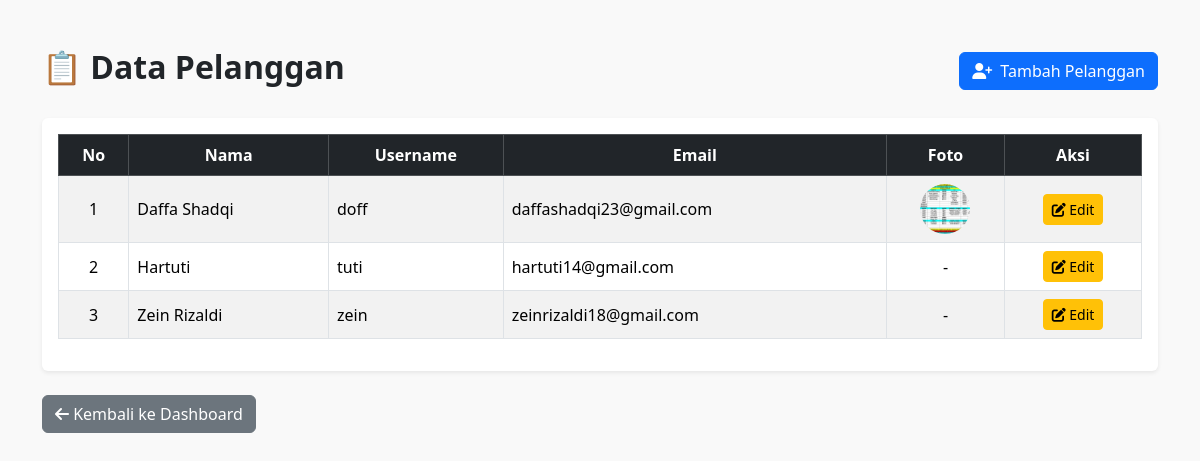
Screenshot of /pelanggan/index.php (signed in) with the database file from the repository.
### tables this page shows
CREATE TABLE `users` (
  `id_user` int(11) NOT NULL,
  `username` varchar(50) DEFAULT NULL,
  `email` varchar(100) DEFAULT NULL,
  `no_hp` varchar(15) DEFAULT NULL,
  `password` varchar(255) DEFAULT NULL,
  `nama_lengkap` varchar(100) DEFAULT NULL,
  `role` enum('admin','petugas','pelanggan') NOT NULL,
  `foto` varchar(100) DEFAULT NULL
);

### pelanggan/index.php (the view, shortened to what this page needs)
<?php
include '../config/koneksi.php';
$users = mysqli_query($conn, "SELECT * FROM users WHERE role = 'pelanggan'");
?>
<!DOCTYPE html>
<html>
<head>
    <link href="https://cdn.jsdelivr.net/npm/bootstrap@5.3.2/dist/css/bootstrap.min.css" rel="stylesheet">
    <link href="https://cdnjs.cloudflare.com/ajax/libs/font-awesome/6.5.0/css/all.min.css" rel="stylesheet">
</head>
<body style="background-color: #f9f9f9; font-family: 'Segoe UI', sans-serif;">
<div class="container mt-5 mb-5">
    <div class="d-flex justify-content-between align-items-center mb-4">
        <h2 class="fw-bold">📋 Data Pelanggan</h2>
        <a href="tambah.php" class="btn btn-primary">
            <i class="fas fa-user-plus me-2"></i>Tambah Pelanggan
        </a>
    </div>
    <div class="table-responsive shadow-sm rounded bg-white p-3">
        <table class="table table-bordered table-striped table-hover align-middle">
            <thead class="table-dark text-center">
                <tr>
                    <th>No</th>
                    <th>Nama</th>
                    <th>Username</th>
                    <th>Email</th>
                    <th>Foto</th>
                    <th>Aksi</th>
                </tr>
            </thead>
            <tbody>
                <?php $no = 1; while ($row = mysqli_fetch_assoc($users)) { ?>
                <tr>
                    <td class="text-center"><?= $no++ ?></td>
                    <td><?= $row['nama_lengkap'] ?></td>
                    <td><?= $row['username'] ?></td>
                    <td><?= $row['email'] ?></td>
                    <td class="text-center">
                        <?php if ($row['foto']) { ?>
                            <img src="../uploads/<?= $row['foto'] ?>" width="50" height="50" style="object-fit: cover; border-radius: 50%;">
                        <?php } else { echo '-'; } ?>
                    </td>
                    <td class="text-center">
                        <a href="edit.php?id=<?= $row['id_user'] ?>" class="btn btn-warning btn-sm">
                            <i class="fas fa-edit"></i> Edit
                        </a>
                    </td>
                </tr>
                <?php } ?>
            </tbody>
        </table>
    </div>
    <a href="../dashboard.php" class="btn btn-secondary mt-4">
        <i class="fas fa-arrow-left"></i> Kembali ke Dashboard
    </a>
</div>
</body>
</html>

### rows the page displays
users: nama_lengkap "Daffa Shadqi", username "doff", email "daffashadqi23@gmail.com", foto (picture)
users: nama_lengkap "Hartuti", username "tuti", email "hartuti14@gmail.com"
users: nama_lengkap "Zein Rizaldi", username "zein", email "zeinrizaldi18@gmail.com"
